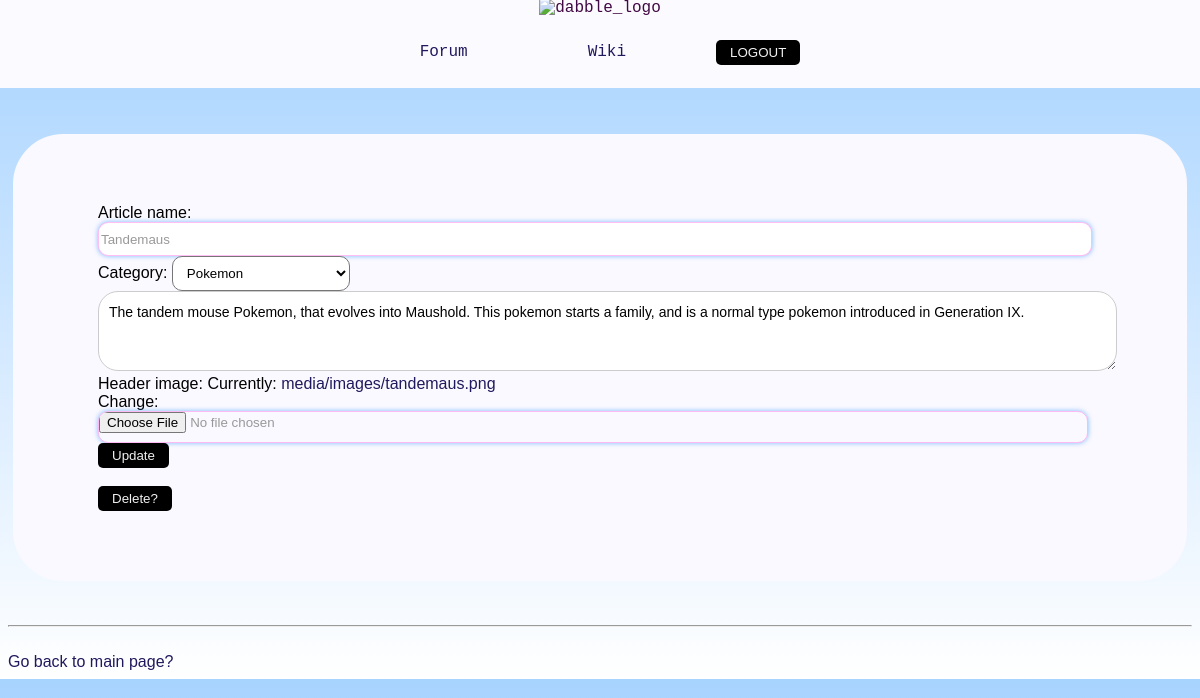
Screenshot of /wiki/article/6/edit (signed in) with the database file from the repository.
### wiki/models.py (models this page shows, shortened)
class Article(models.Model):
    title = models.CharField(max_length=255)
    author = models.ForeignKey(
        settings.AUTH_USER_MODEL,
        on_delete=models.SET_NULL,
        null=True,
    )
    category = models.ForeignKey(
        ArticleCategory,
        on_delete=models.SET_NULL,
        related_name = "article",
        null=True
    )
    entry = models.TextField()
    header_image = models.ImageField(
        upload_to='media/images/',
        null=True,
    )
    created_on = models.DateTimeField(
        auto_now_add=True,
        null=True
    )
    updated_on = models.DateTimeField(
        auto_now=True,
        null=True
    )
    class Meta:
        ordering = ['-created_on']
    def get_delete_url(self):
        return reverse('wiki:delete', args=[str(self.pk)])

### wiki/views.py (the view)
# urls.py: path('wiki/article/<int:pk>/edit', ArticleUpdateView.as_view(), name='update'),
class ArticleUpdateView(UpdateView):
    model = Article
    form_class = ArticleForm
    template_name = 'article_edit.html'
    def get_context_data(self, **kwargs):
        context = super().get_context_data(**kwargs)
        context['is_main'] = False
        return context

### wiki/forms.py
class ArticleForm(forms.ModelForm):
    class Meta:
        model = Article
        exclude = ['author']
        fields = '__all__'
        labels = {
            'title': 'Article name',
            'entry': '',
        }
        widgets = {
            'title': forms.TextInput(attrs={'placeholder': 'Entry Title...'}),
            'entry': forms.Textarea(attrs={'placeholder': 'Entry Text...'}),
        }
    def __init__(self, *args, **kwargs):
        super().__init__(*args, **kwargs)
        self.fields['category'].empty_label = 'Choose a category:'

### wiki/models.py (called while the page is built)
    def __str__(self):
        return '{}'.format(self.name)

### wiki/templates/article_edit.html (shortened to what this page needs)
{% extends "base.html" %}
{% block content %}
<div class="article_page">
    <div class="article_page_content">
        <form method="POST" enctype="multipart/form-data">
            {{form.as_div}}
            <button>Update</button>
        </form>
        <br>
        <form action="{{article.get_delete_url}}" method="post">
            <button type="submit" class="btn btn-danger">Delete?</button>
        </form>
    </div>
</div>
{% endblock %}

### forum/templates/base.html (style rules this page uses)
body, pre { animation: fadeIn 1s ease-in-out; background: linear-gradient(to bottom, #a7d3ff, #ffffff); font-family:Slabo, Arial, sans-serif; flex-wrap: wrap; max-width: 100%; overflow-wrap: break-word; overflow-x:hidden; }
a, ul, li { list-style-type: none; text-decoration: none; }
a:link { color: rgb(33, 25, 93); background-color: transparent; }
.article_page { margin-right: 5px; margin-left: 5px; padding-left:50px; padding-right:300px; background-color:rgb(250, 249, 255); border-radius:50px; padding:70px; color:black; overflow-y:hidden; }
.article_page_content { padding-left:15px; }
button { margin-right: 10px; background-color: #000000; color: #f1f1f1; border: none; padding: 5px 14px; border-radius: 5px; cursor: pointer; z-index:2; font-family:RussoOne, sans-serif; }
input { width: 97%; height:30px; border: 1px solid #ccc; border-radius: 10px; font-family: Slabo, Arial, sans-serif; line-height: 1.5; }
textarea { width: 100%; height: 80px; padding: 10px; border: 1px solid #ccc; border-radius: 20px; font-family: Slabo, Arial, sans-serif; box-sizing: border-box; font-size: 14px; line-height: 1.5; white-space: pre-wrap; }
input, textarea:focus { outline: none; border-color: #ff00d040; box-shadow: 0 0 5px rgba(0, 123, 255, 0.5); }
input,textarea::placeholder { color: #999; }
select { background-color: white; border-radius: 10px; padding: 8px 30px 8px 10px; cursor: pointer; flex-wrap: wrap; }

### rows the page displays
Article: title "Tandemaus", category "Pokemon", entry "The tandem mouse Pokemon, that evolves into Maushold. This pokemon starts a family, and is a normal type pokemon introduced in Generation IX."
